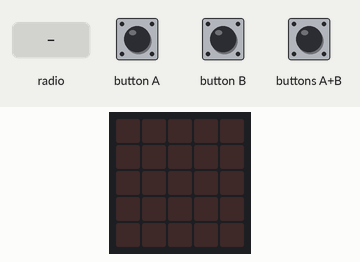
The program below on a simulated BBC micro:bit (MakeCode). On the bench: the board's 5×5 LED display. The test bench sets the inputs (shaded band).

Above: at 1.2 s.
1.3 s: radio message "A" arrives
At 2.2 s:
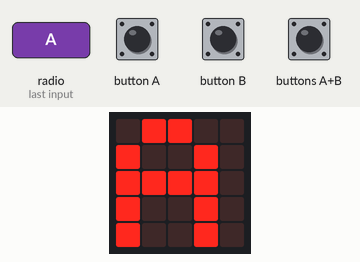
2.8 s: radio message "B" arrives
At 3.3 s:
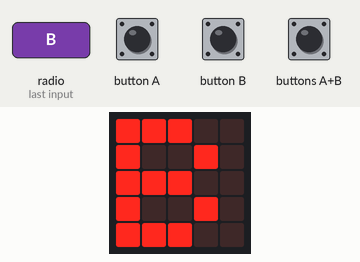
Timing chart, 0 to 5.8 s (numbered marks = the images above; inputs shaded):
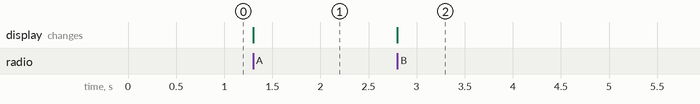

The program:

main.ts
```typescript
input.onButtonPressed(Button.A, function () {
    radio.sendString("A")
})
input.onButtonPressed(Button.AB, function () {
    radio.sendString("")
})
radio.onReceivedString(function (receivedString) {
    basic.showString(receivedString)
})
input.onButtonPressed(Button.B, function () {
    radio.sendString("B")
})
radio.setGroup(9)
radio.setFrequencyBand(9)
radio.setTransmitPower(9)
```

test.ts
```typescript
// les tests vont ici ; cela ne sera pas compilé si ce paquet est utilisé en tant qu'extension.
```

Measured:
- after the input at 1.3 s, the display: changes at once (image 1)
- after the input at 2.8 s, the display: changes at once (image 2)
